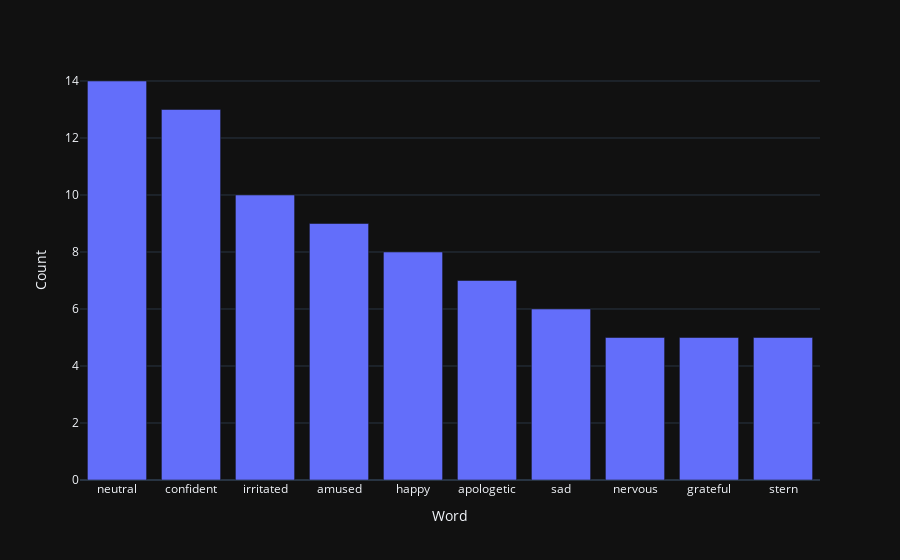

Notebook cell for this chart:
### Code cell
sentiment_df = pd.DataFrame(Counter(sentiment).most_common(), columns=['Word', 'Count'])

fig = px.bar(sentiment_df[:10], x='Word', y='Count')
fig.show()

### Figure 1 — Plotly figure (JSON) as saved in the notebook; plotly's stock layout.template omitted (floating-point values rounded to 4 significant figures)
{"data": [{"alignmentgroup": "True", "hovertemplate": "Word=%{x}<br>Count=%{y}<extra></extra>", "legendgroup": "", "marker": {"color": "#636efa", "pattern": {"shape": ""}}, "name": "", "offsetgroup": "", "orientation": "v", "showlegend": false, "textposition": "auto", "type": "bar", "x": ["neutral", "confident", "irritated", "amused", "happy", "apologetic", "sad", "nervous", "grateful", "stern"], "xaxis": "x", "y": [14, 13, 10, 9, 8, 7, 6, 5, 5, 5], "yaxis": "y"}], "layout": {"barmode": "relative", "legend": {"tracegroupgap": 0}, "margin": {"t": 60}, "xaxis": {"anchor": "y", "domain": [0, 1], "title": {"text": "Word"}}, "yaxis": {"anchor": "x", "domain": [0, 1], "title": {"text": "Count"}}}}
